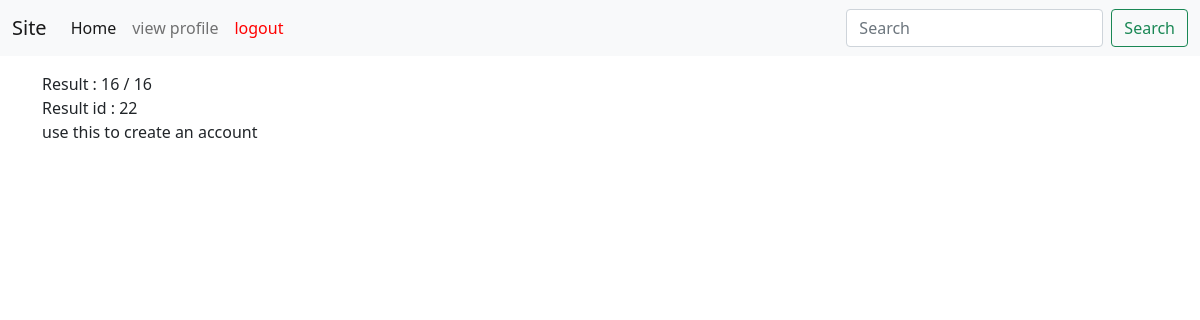
Page /result/22 (signed in) on the earlier database version.
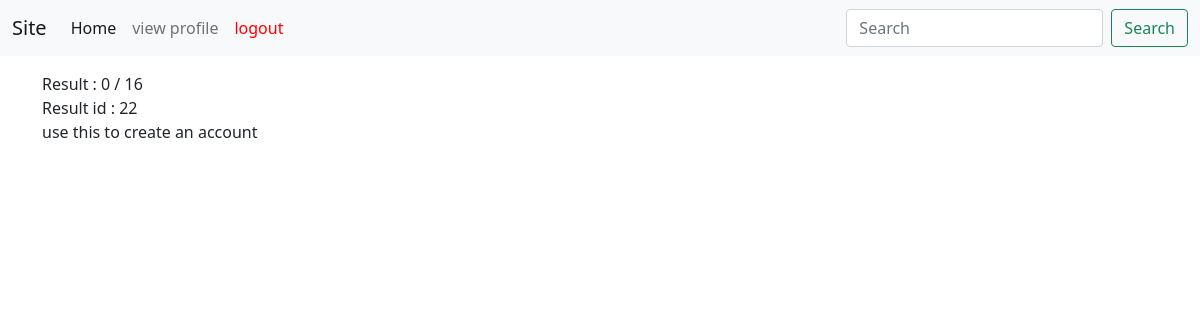
Same page on the later database version.
### app/models.py (models this page shows, shortened)
class assumtion_to_ans(models.Model):
    assessment_id= models.ForeignKey(assessment, on_delete=models.CASCADE)
    assessment_result=models.IntegerField()
    user = models.ForeignKey(settings.AUTH_USER_MODEL,blank=True,null=True, on_delete=models.CASCADE)

class assessment(models.Model):
    assessment_name=models.CharField(max_length=1000)
    assessment_link=models.IntegerField()
    assessment_index=models.IntegerField()
    assessment_success=models.IntegerField()

### app/views.py (the view)
# urls.py: path('result/<int:id>',view_result,name="result"),
def view_result(request, id):
    a_t=assumtion_to_ans.objects.filter(id=id)[0]
    a2=a_t.assessment_id
    context={"a_t":a_t,"a2":a2}
    return render(request, template_name="result_view.html",context=context)

### templates/result_view.html (shortened to what this page needs)
<!DOCTYPE html>
{% extends 'Base.html' %}
{% block content %}
<html lang="en">
<head>
</head>
<body>
<form action="" , method="POST" >{% csrf_token %}
<div class="container">
    Result : {{a_t.assessment_result}} / {{a2.assessment_success}}
    <br>Result id : {{ a_t.id }}<br>{% if a2.assessment_index == 1 %} use this to create an account {% endif %}
</div>
</form>
</body>
</html>
{% endblock %}

### templates/Base.html (shortened to what this page needs)
{% block content1 %}
{% load static %}
<link href="{% static 'bootstrap/bootstrap.css' %}" rel="stylesheet" >
<link href="https://cdn.jsdelivr.net/npm/bootstrap@5.1.3/dist/css/bootstrap.min.css" rel="stylesheet">
<nav class="navbar navbar-expand-lg navbar-light bg-light fixed-top" >
  <div class="container-fluid">
    <a class="navbar-brand" href="{% url 'home' %}">Site</a>
    <div class="collapse navbar-collapse" id="navbarSupportedContent">
      <ul class="navbar-nav me-auto mb-2 mb-lg-0">
        <li class="nav-item">
          <a class="nav-link active" aria-current="page" href="{% url 'home' %}">Home</a>
        </li>
{% if user.is_authenticated %}
        <li class="nav-item">
          <a class="nav-link" href="{% url 'profile' user.id %}">view profile</a>
        </li>
{% endif %}
<li class="nav-item " >
{% if user.is_authenticated %}
<a class="nav-link" href="{% url 'logout' %}" style="color:red">logout</a>
{% else %}
<a class="nav-link" href="{% url 'login' %}" style="color:#50A1FF">login</a>
{% endif %}</li>
      </ul>
      <form class="d-flex">
        <input class="form-control me-2" type="search" placeholder="Search" aria-label="Search">
        <button class="btn btn-outline-success" type="submit">Search</button>
      </form>
    </div>
  </div>
</nav><br><br><br>
{% endblock %}
{% block content %}
{% endblock %}

Differences in the rows shown:
changed assumtion_to_ans id 22: assessment_result "16" → "0"
